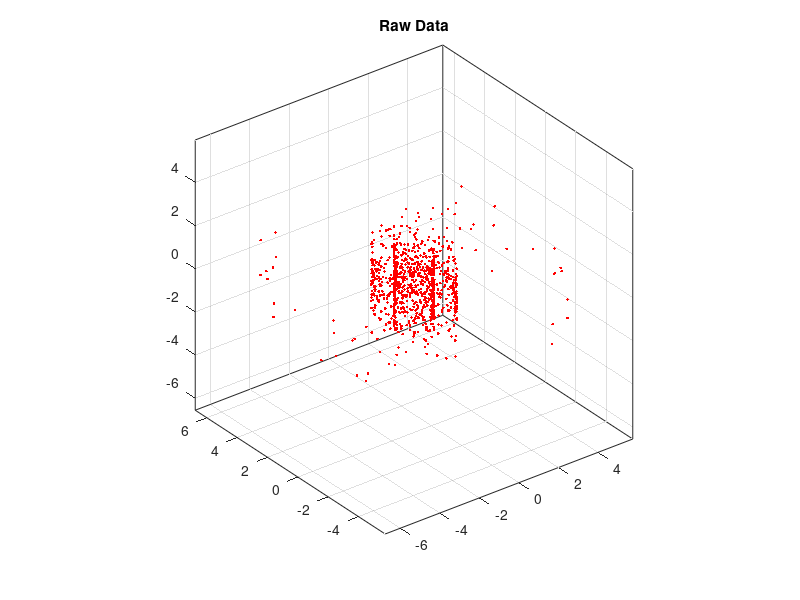

This figure's MATLAB source: (Note: this script raises an error after producing the figure.)
% Two Spiraling distributions
% Results for one iteration and for the complete algorithm are shown

x = 2*abs(randn(500,1)); x = 2*abs(randn(500,1)); 
x = [-[x.*sin(x)]' [x.*sin(x)]'-1; -[x.*cos(x)]' [x.*cos(x)]'+1; -randn(500,1)' -randn(500,1)'];

figure, plot3(x(1,:),x(2,:),x(3,:),'r.'); axis equal; title('Raw Data'); box on; grid on; % Use Rotate3D Button to explore data

sigma = 5;

D = dist(x).^2;
options.dims = 1:10;
[D_new] = IsomapIID(D, 'k', 7, options); % Modified code from http://isomap.stanford.edu/

% Single Iteration
[ar_mode,I,S,D,W] = medoidshiftIterative(D_new,NaN,sigma); % Step 1 of Medoidshift Algorithm (See paper)
visualizeClustering(ar_mode,x); % Visualize Result
title('Modes after a single iteration');
view(-45,70);

% Full medoidshift
[ar_mode2, iter] = medoidshift(D_new,sigma); % Complete Medoidshift Algorithm
visualizeClustering(ar_mode2,x); % Visualize Result
title(sprintf('Medoidshift Result: %d Iterations',iter));
view(-45,70);